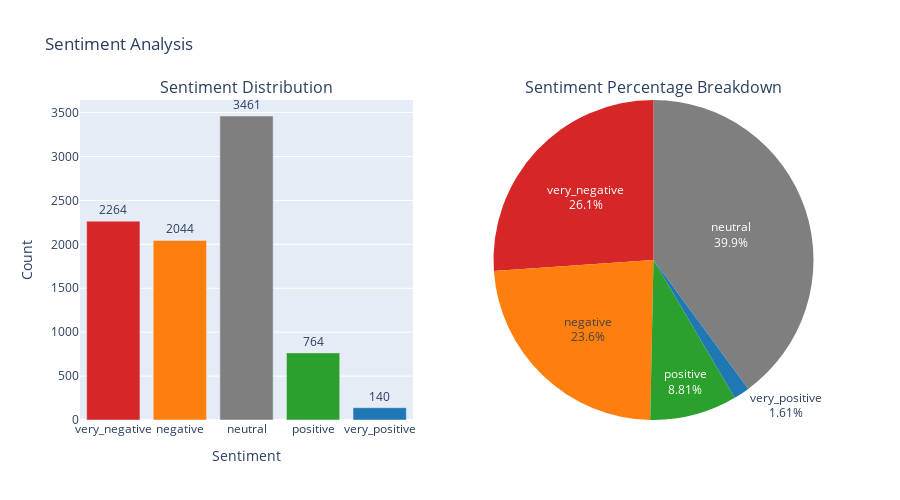

The notebook cell this image was saved under:
### Markdown cell above
## 2. Sentiment Distribution

### Code cell
# Sentiment distribution
sentiment_order = ['very_negative', 'negative', 'neutral', 'positive', 'very_positive']
sentiment_counts = df['sentiment'].value_counts().reindex(sentiment_order, fill_value=0)
colors_sentiment = ['#d62728', '#ff7f0e', '#7f7f7f', '#2ca02c', '#1f77b4']

# Create subplots: bar chart and pie chart
fig = make_subplots(
	rows=1, cols=2,
	subplot_titles=('Sentiment Distribution', 'Sentiment Percentage Breakdown'),
	specs=[[{'type': 'bar'}, {'type': 'pie'}]]
)

# Bar chart
fig.add_trace(
	go.Bar(
		x=sentiment_order,
		y=sentiment_counts.values,
		marker_color=colors_sentiment,
		text=sentiment_counts.values,
		textposition='outside',
		showlegend=False
	),
	row=1, col=1
)

# Pie chart
fig.add_trace(
	go.Pie(
		labels=sentiment_order,
		values=sentiment_counts.values,
		marker_colors=colors_sentiment,
		textinfo='label+percent'
	),
	row=1, col=2
)

fig.update_xaxes(title_text='Sentiment', row=1, col=1)
fig.update_yaxes(title_text='Count', row=1, col=1)
fig.update_layout(height=500, showlegend=False, title_text='Sentiment Analysis')
fig.show()

print("\nSentiment Summary:")
print(sentiment_counts)
print(f"\nTotal: {sentiment_counts.sum():,}")

### Figure 1 — Plotly figure (JSON) as saved in the notebook; plotly's stock layout.template omitted (floating-point values rounded to 4 significant figures)
{"data": [{"marker": {"color": ["#d62728", "#ff7f0e", "#7f7f7f", "#2ca02c", "#1f77b4"]}, "showlegend": false, "text": [2264.0, 2044.0, 3461.0, 764.0, 140.0], "textposition": "outside", "type": "bar", "x": ["very_negative", "negative", "neutral", "positive", "very_positive"], "xaxis": "x", "y": [2264, 2044, 3461, 764, 140], "yaxis": "y"}, {"domain": {"x": [0.55, 1], "y": [0, 1]}, "labels": ["very_negative", "negative", "neutral", "positive", "very_positive"], "marker": {"colors": ["#d62728", "#ff7f0e", "#7f7f7f", "#2ca02c", "#1f77b4"]}, "textinfo": "label+percent", "type": "pie", "values": [2264, 2044, 3461, 764, 140]}], "layout": {"annotations": [{"font": {"size": 16}, "showarrow": false, "text": "Sentiment Distribution", "x": 0.225, "xanchor": "center", "xref": "paper", "y": 1, "yanchor": "bottom", "yref": "paper"}, {"font": {"size": 16}, "showarrow": false, "text": "Sentiment Percentage Breakdown", "x": 0.775, "xanchor": "center", "xref": "paper", "y": 1, "yanchor": "bottom", "yref": "paper"}], "height": 500, "showlegend": false, "title": {"text": "Sentiment Analysis"}, "xaxis": {"anchor": "y", "domain": [0, 0.45], "title": {"text": "Sentiment"}}, "yaxis": {"anchor": "x", "domain": [0, 1], "title": {"text": "Count"}}}}
